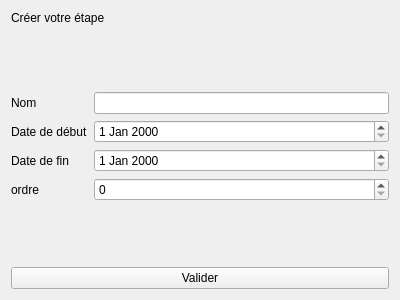
<?xml version="1.0" encoding="UTF-8"?>
<ui version="4.0">
 <class>StepCreator</class>
 <widget class="QWidget" name="StepCreator">
  <property name="geometry">
   <rect>
    <x>0</x>
    <y>0</y>
    <width>400</width>
    <height>300</height>
   </rect>
  </property>
  <property name="windowTitle">
   <string>Form</string>
  </property>
  <layout class="QVBoxLayout" name="verticalLayout">
   <item>
    <widget class="QLabel" name="label">
     <property name="text">
      <string>Créer votre étape</string>
     </property>
    </widget>
   </item>
   <item>
    <spacer name="verticalSpacer">
     <property name="orientation">
      <enum>Qt::Vertical</enum>
     </property>
     <property name="sizeHint" stdset="0">
      <size>
       <width>20</width>
       <height>20</height>
      </size>
     </property>
    </spacer>
   </item>
   <item>
    <layout class="QFormLayout" name="formLayout">
     <item row="0" column="0">
      <widget class="QLabel" name="label_2">
       <property name="text">
        <string>Nom</string>
       </property>
      </widget>
     </item>
     <item row="0" column="1">
      <widget class="QLineEdit" name="stepName"/>
     </item>
     <item row="1" column="0">
      <widget class="QLabel" name="label_3">
       <property name="text">
        <string>Date de début</string>
       </property>
      </widget>
     </item>
     <item row="1" column="1">
      <widget class="QDateEdit" name="beginDateEdit"/>
     </item>
     <item row="2" column="0">
      <widget class="QLabel" name="label_4">
       <property name="text">
        <string>Date de fin</string>
       </property>
      </widget>
     </item>
     <item row="2" column="1">
      <widget class="QDateEdit" name="endDateEdit"/>
     </item>
     <item row="3" column="0">
      <widget class="QLabel" name="ordreLabel">
       <property name="text">
        <string>ordre</string>
       </property>
      </widget>
     </item>
     <item row="3" column="1">
      <widget class="QSpinBox" name="ordreSpinBox"/>
     </item>
    </layout>
   </item>
   <item>
    <spacer name="verticalSpacer_2">
     <property name="orientation">
      <enum>Qt::Vertical</enum>
     </property>
     <property name="sizeHint" stdset="0">
      <size>
       <width>20</width>
       <height>40</height>
      </size>
     </property>
    </spacer>
   </item>
   <item>
    <widget class="QPushButton" name="pushButton">
     <property name="text">
      <string>Valider</string>
     </property>
    </widget>
   </item>
  </layout>
 </widget>
 <resources/>
 <connections/>
</ui>
